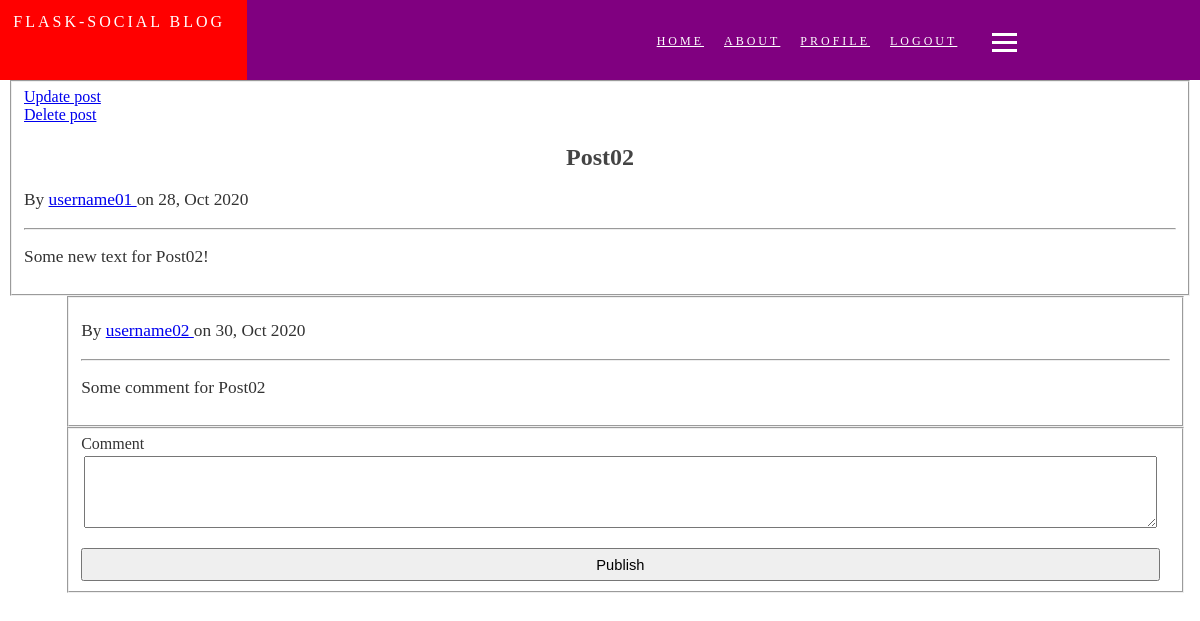
The page /post2 (signed in) on the database its author committed.
### app/models.py (models this page shows, shortened)
class Post(db.Model):
    id = db.Column(db.Integer, primary_key=True, autoincrement=True)
    title = db.Column(db.String(100), nullable=False)
    date = db.Column(db.DateTime, nullable=False, default=datetime.utcnow)
    text = db.Column(db.Text, nullable=False)
    author_id = db.Column(db.Integer, db.ForeignKey('user.id'), nullable=False)
    comments = db.relationship('Comments', backref='post', lazy=True)

class User(db.Model, UserMixin):
    id = db.Column(db.Integer, primary_key=True, autoincrement=True)
    firstname = db.Column(db.String(20), nullable=False)
    lastname = db.Column(db.String(20), nullable=False)
    username = db.Column(db.String(20), unique=True, nullable=False)
    email = db.Column(db.String(120), unique=True, nullable=False)
    password = db.Column(db.String(60), unique=True, nullable=False)
    image_file = db.Column(db.String(20), nullable=False, default='default.png')
    posts = db.relationship('Post',
                            backref='author',
                            primaryjoin="User.id==Post.author_id")
    comments = db.relationship('Comments',
                            backref='author',
                            primaryjoin="User.id==Comments.author_id")
    def __init__(self, firstname='', lastname='', username='', email='',
                 password=''):
        self.firstname = firstname
        self.lastname = lastname
        self.username = username
        self.email = email
        self.password = generate_password_hash(password)

class Comments(db.Model):
    id = db.Column(db.Integer, primary_key=True, autoincrement=True)
    text = db.Column(db.Text, nullable=False)
    date = db.Column(db.DateTime, nullable=False, default=datetime.utcnow)
    author_id = db.Column(db.Integer, db.ForeignKey('user.id'), nullable=False)
    post_id = db.Column(db.Integer, db.ForeignKey('post.id'), nullable=False)

### app/user/views.py (the view)
@user_blueprint.route("/<username>", methods=['GET', 'POST'])
@login_required
def profile(username):
    form = forms.ProfileForm()
    user = User.query.filter_by(username=username).first()
    posts = Post.query.filter_by(author=user).all()
    num_posts = len(posts)
    image_file = url_for('static',
                        filename='pictures/' + user.image_file)
    return render_template('profile.html',
                            form=form,
                            image_file=image_file,
                            username=username,
                            firstname=user.firstname,
                            lastname=user.lastname,
                            email=user.email,
                            num_posts=num_posts,
                            posts=posts)

### app/posts/forms.py
class CommentsForPostForm(FlaskForm):
    text = TextAreaField('Comment', validators=[DataRequired()])
    pusblish = SubmitField('Publish')

### app/models.py (called while the page is built)
@login_manager.user_loader
def load_user(id):
    u = User.query.get(id)
    return User(u.firstname, u.lastname, u.username, u.email, u.password)

### app/templates/posts/posts.html (shortened to what this page needs)
{% extends "layout.html" %}
{% block content %}
    <div>
        <form method="POST">
            <fieldset class="post-fieldset">
                {% if post.author.username == current_user.username %}
                    <div class="update-post-div">
                        <a href="{{ url_for('posts.update_post', post_id=post.id) }}">
                            Update post
                        </a>
                    </div>
                    <div class="delete-post-div">
                        <a href="{{ url_for('posts.delete_post', post_id=post.id) }}">
                            Delete post
                        </a>
                    </div>
                {% endif %}
                <h2>
                    {{ post.title }}
                </h2>
                <p>
                    By
                    <a href="{{ url_for('user.profile', username=post.author.username) }}">
                        {{ post.author.username }}
                    </a>
                    on {{ post.date.strftime('%d, %b %Y') }}
                </p>
                <hr>
                <p>{{ post.text }}</p>
            </fieldset>
            <div class="comments-div">
                {% for comment in comments %}
                    <fieldset class="comments-fieldset">
                        <p>
                            By
                            <a href="{{ url_for('user.profile', username=post.author.username) }}">
                                {{ comment.author.username }}
                            </a>
                            on {{ comment.date.strftime('%d, %b %Y') }}
                        </p>
                        <hr>
                        <p>{{ comment.text }}</p>
                    </fieldset>
                {% endfor %}
            </div>
            <fieldset class="comments-fieldset">
                <div>
                    {{ form.text.label(class="form-control-label") }}
                    <br>
                    {{ form.text(class="comments-text") }}
                </div>
                <div>
                    {{ form.pusblish(class="publish-comment-btn") }}
                </div>
            </fieldset>
        </form>
    </div>
{% endblock content %}

### app/static/main.css (style rules this page uses)
body { background: #ffffff; color: #333333; margin-top: 5rem; }
h1, h2, h3, h4, h5, h6 { color: #444444; text-align: center; }
p { font-size: 13pt; }

### app/static/buttons.css (style rules this page uses)
.publish-comment-btn { font-size: 11pt; height: 2.25em; width: 99%; margin-top: 10pt; }

### app/static/comments.css (style rules this page uses)
.comments-fieldset { margin-left: 5%; min-width: 92%; max-width: 92%; }
.comments-text { margin: 2pt; min-height: 50pt; max-height: 50pt; min-width: 98%; max-width: 98%; font-size: 11pt; }

### rows shown on the page
Post: title "Post02", date "28, Oct 2020", text "Some new text for Post02!"
User: author.username "username01"
Comments: author.username "username02", date "30, Oct 2020", text "Some comment for Post02"
